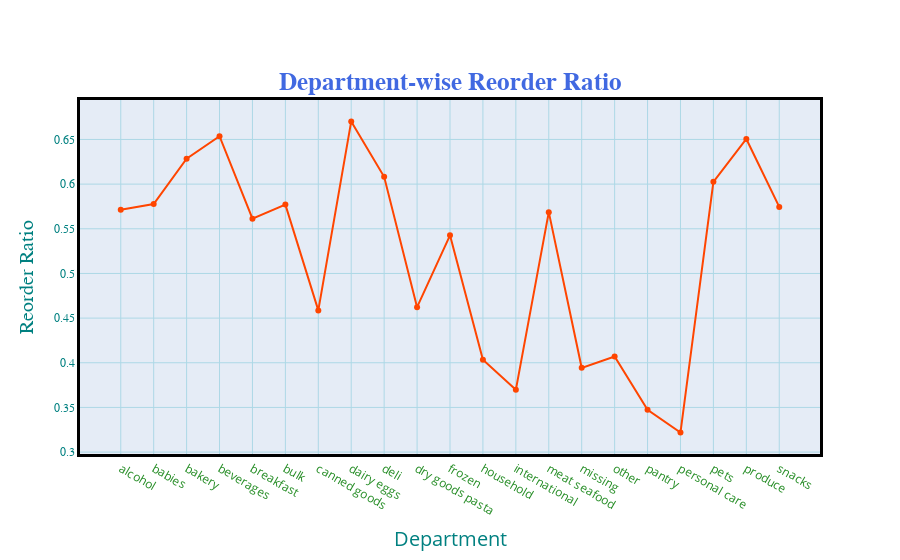

Notebook code for this chart:
### Code cell
fig = go.Figure() 

fig.add_trace(go.Scatter(x=dept_grp['department'].tolist(), y=dept_grp['reordered'].tolist(),
                         line = dict(color='OrangeRed'),
                    mode='lines+markers'))


fig.update_layout(title_text="<b>Department-wise Reorder Ratio</b>",
                 title_font_size=25,
                 title_font_color='RoyalBlue',
                 title_font_family='Titillium Web',
                 title_x=0.5,
                 title_y=0.87,
                 title_xanchor='center',
                 title_yanchor='top')

fig.update_xaxes(
        color='ForestGreen',
        title_text='Department',
        title_font_family='Open Sans',
        title_font_size=20,
        title_font_color='teal',
        title_standoff = 15,
        gridcolor='lightblue',
        tickmode='auto',
        nticks=36,
        linecolor='black',
        linewidth=3,
        mirror=True)

fig.update_yaxes(
        color='Teal',
        title_text='Reorder Ratio',
        title_font_family='Droid Sans',
        title_font_size=20,
        title_font_color='Teal',
        title_standoff = 15,
        tickfont_family='Arial',
        gridcolor='lightblue',
        linecolor='black',
        linewidth=3,
        mirror=True)

### Figure 1 — Plotly figure (JSON) as saved in the notebook; plotly's stock layout.template omitted (floating-point values rounded to 4 significant figures)
{"data": [{"line": {"color": "OrangeRed"}, "mode": "lines+markers", "type": "scatter", "x": ["alcohol", "babies", "bakery", "beverages", "breakfast", "bulk", "canned goods", "dairy eggs", "deli", "dry goods pasta", "frozen", "household", "international", "meat seafood", "missing", "other", "pantry", "personal care", "pets", "produce", "snacks"], "y": [0.5712, 0.5777, 0.6284, 0.6537, 0.5614, 0.5771, 0.4586, 0.6702, 0.6081, 0.4622, 0.5426, 0.4033, 0.3697, 0.5686, 0.3943, 0.4071, 0.3474, 0.3219, 0.6026, 0.6505, 0.5745]}], "layout": {"title": {"font": {"color": "RoyalBlue", "family": "Titillium Web", "size": 25}, "text": "<b>Department-wise Reorder Ratio</b>", "x": 0.5, "xanchor": "center", "y": 0.87, "yanchor": "top"}, "xaxis": {"color": "ForestGreen", "gridcolor": "lightblue", "linecolor": "black", "linewidth": 3, "mirror": true, "nticks": 36, "tickmode": "auto", "title": {"font": {"color": "teal", "family": "Open Sans", "size": 20}, "standoff": 15, "text": "Department"}}, "yaxis": {"color": "Teal", "gridcolor": "lightblue", "linecolor": "black", "linewidth": 3, "mirror": true, "tickfont": {"family": "Arial"}, "title": {"font": {"color": "Teal", "family": "Droid Sans", "size": 20}, "standoff": 15, "text": "Reorder Ratio"}}}}
